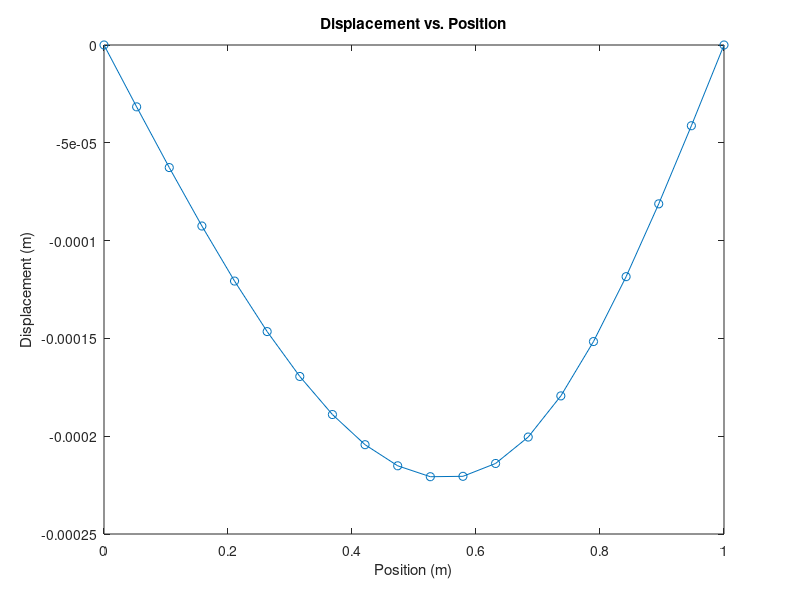

Reproduce this figure in MATLAB.
%Script: Euler-Bernoulli Beam Bending
%Zubin Mishra, 604644805
%This script solves a system of equations to study the displacement of a 
%simply-supported aluminum beam subjected to a single point load.

% Clean up the MATLAB workspace
clear all;
clc;

% Establish constants
L = 1;
b = 0.03;
h = 0.06;
P = -500;
d = 0.7;
node_num = 20;

% Establish array of nodes, node distance, and M array
x = linspace(0,L,node_num);
dx = L/(node_num-1);
M = zeros(1, node_num);

% Calculate M, E, and I
for i = 1:node_num
    if x(i) <= d && 0 <= x(i)
        M(i) = -P*(L-d)*x(i)/L;
    else
        M(i) = -P*d*(L-x(i))/L;
    end
end
E = 70*10^9;
I = 1/12*b*h^3;

% Create and input values into matrix A
A = zeros(node_num);
A(1,1) = 1;
A(node_num, node_num) = 1;
for i = 2:node_num-1
    A(i,i-1) = 1;
    A(i, i) = -2;
    A(i, i+1) = 1;
end

% Create and calculate and input vaules into vector B
B = zeros(node_num, 1);
for i = 2:node_num-1
    B(i) = dx^2*M(i)/(E*I);
end

% Use matrix A and vector B to calculate vector y, the displacement
y = A\B;

% Plot the displacement
plot(x, y, 'o-');
title('Displacement vs. Position');
xlabel('Position (m)');
ylabel('Displacement (m)');

% Theoretical max displacement calculation
c = min(d, L-d);
y_max = P*c*(L^2-c^2)^1.5/(9*sqrt(3)*E*I*L);

% Model max displacement
[miny, index] = min(y);
minx = x(index);

% Error calculation
error = abs(y_max-miny);
